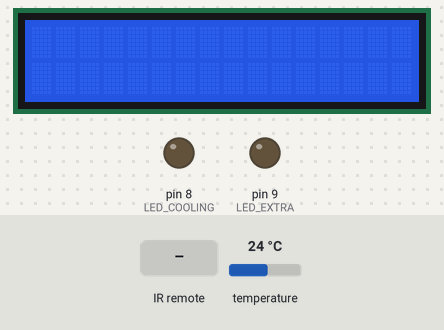
The sketch below on a simulated Arduino Uno, built with avr-gcc and run on an emulated ATmega328P. Parts: 16×2 character LCD, output pins drawn as LEDs (lit = HIGH). The inputs (shaded band) are chosen by the test bench; at power-on: temperature 24 °C.

Above: at 1.2 s.
1.3 s: infrared code 0x45 received
At 1.7 s:
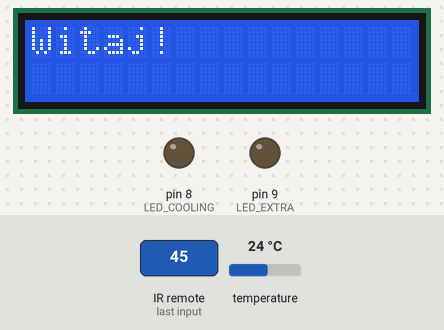
2.8 s: infrared code 0x45 received
At 5.11 s:
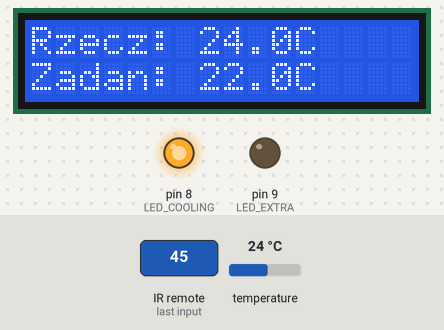
At 6.3 s:
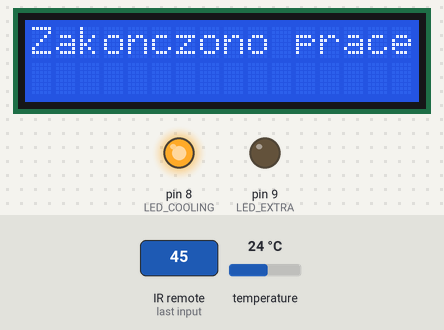
Timing chart, 0 to 8.6 s (numbered marks = the images above; inputs shaded):
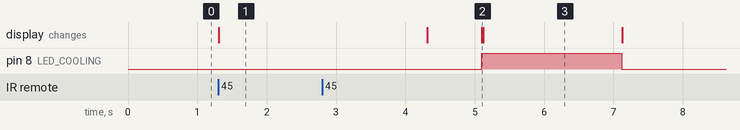

The sketch:

Zad3.ino
```cpp
#include <LiquidCrystal_I2C.h>
#include <OneWire.h>
#include <DallasTemperature.h>
#include <IRremote.h>

#define ONE_WIRE_BUS 2
#define IR_RECEIVE_PIN 3
#define LED_COOLING 8
#define LED_EXTRA 9

LiquidCrystal_I2C lcd(0x27, 16, 2);
OneWire oneWire(ONE_WIRE_BUS);
DallasTemperature sensors(&oneWire);

#define IR_PWR        0x45
#define IR_TEMP_UP    0x40
#define IR_TEMP_DN    0x19
#define IR_EXTRA_LED  0x15

bool trybCzuwania = true;
float tempRzeczywista = 0.0;
float tempZadana = 22.0;
unsigned long lastUpdate = 0;

void setup() {
  sensors.begin();
  IrReceiver.begin(IR_RECEIVE_PIN, ENABLE_LED_FEEDBACK);

  lcd.init();
  lcd.backlight();

  pinMode(LED_COOLING, OUTPUT);
  pinMode(LED_EXTRA, OUTPUT);

  uruchomTrybCzuwania();
}

void uruchomTrybCzuwania() {
  trybCzuwania = true;
  digitalWrite(LED_COOLING, LOW);
  digitalWrite(LED_EXTRA, LOW);
  lcd.clear();
}

void loop() {
  if (IrReceiver.decode()) {
    uint16_t command = IrReceiver.decodedIRData.command;

    if (trybCzuwania) {
      if (command == IR_PWR) {
        trybCzuwania = false;
        lcd.clear();
        lcd.setCursor(0, 0);
        lcd.print("Witaj!");
        delay(3000);
        lcd.clear();
      }
    } else {
      if (command == IR_PWR) {
        lcd.clear();
        lcd.setCursor(0, 0);
        lcd.print("Zakonczono prace");
        delay(2000);
        uruchomTrybCzuwania();
      } else if (command == IR_TEMP_UP) {
        tempZadana += 0.5;
      } else if (command == IR_TEMP_DN) {
        tempZadana -= 0.5;
      } else if (command == IR_EXTRA_LED) {
        digitalWrite(LED_EXTRA, !digitalRead(LED_EXTRA));
      }
    }
    IrReceiver.resume();
  }

  if (!trybCzuwania) {
    if (millis() - lastUpdate >= 1000) {
      sensors.requestTemperatures();
      tempRzeczywista = sensors.getTempCByIndex(0);
      lastUpdate = millis();

      lcd.setCursor(0, 0);
      lcd.print("Rzecz: ");
      lcd.print(tempRzeczywista, 1);
      lcd.print("C  ");
      lcd.setCursor(0, 1);
      lcd.print("Zadan: ");
      lcd.print(tempZadana, 1); lcd.print("C  ");

      if (tempRzeczywista > tempZadana) {
        digitalWrite(LED_COOLING, HIGH);
      } else if (tempRzeczywista <= tempZadana - 0.5) {
        digitalWrite(LED_COOLING, LOW);
      }
    }
  }
}
```

Measured:
- after the input at 1.3 s, the display: changes at once (image 1)
- after the input at 2.8 s, the display: first differs from a run without the input after 2.3 s (image 3)
